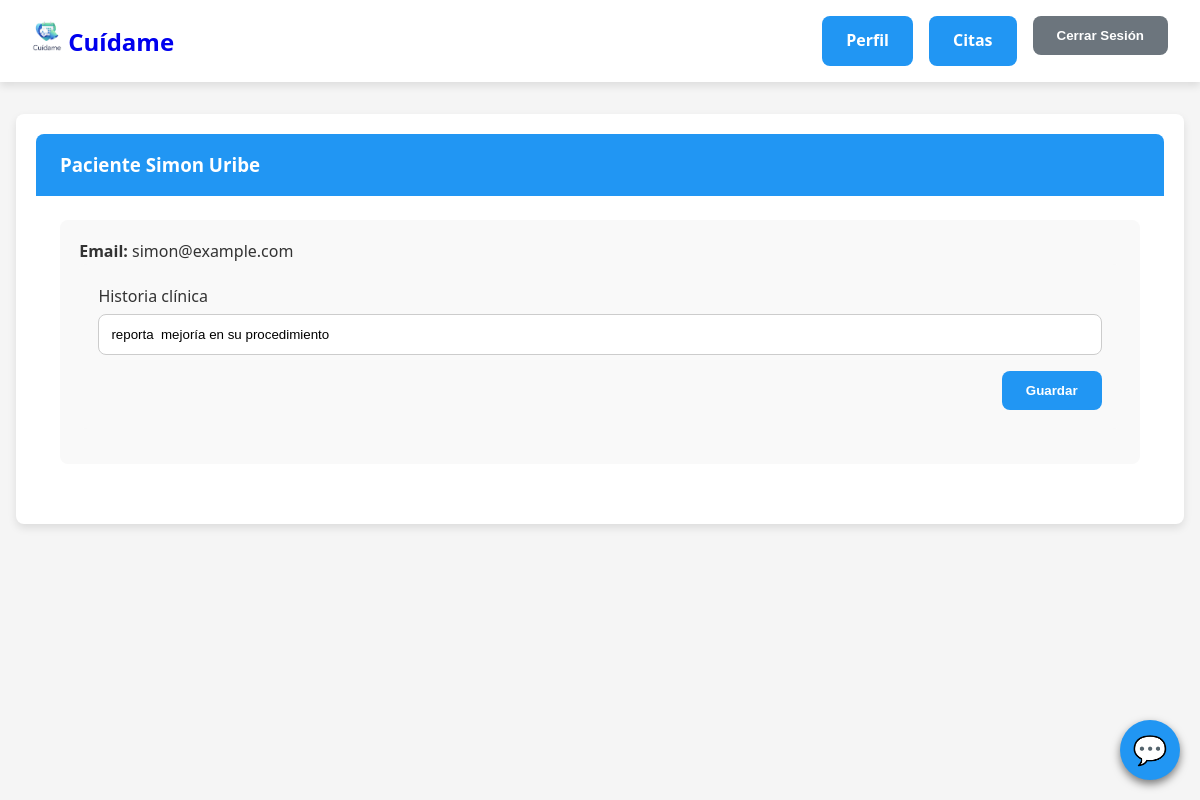
The app's page /dashboard/medico/paciente/1/ (signed in) with its own data.
### main/models.py (models this page shows, shortened)
class Paciente(models.Model):
    user = models.OneToOneField(User, on_delete=models.CASCADE)
    historial_medico = models.TextField(blank=True, null=True)

class User(AbstractUser):
    id_number = models.CharField(max_length=20, unique=True)
    phone_number = models.CharField(max_length=15, blank=True, null=True)
    address = models.CharField(max_length=255, blank=True, null=True)
    birth_date = models.DateField(blank=True, null=True)
    def is_paciente(self):
        return hasattr(self, 'paciente')
    def is_medico(self):
        return hasattr(self, 'medico')

### main/views.py (the view)
# urls.py: path('dashboard/medico/paciente/<int:paciente_id>/', detalle_paciente, name='detalle_paciente'),
@login_required
def detalle_paciente(request, paciente_id):
    if not hasattr(request.user, 'medico'):
        return redirect('dashboard_paciente')
    paciente = get_object_or_404(Paciente, id=paciente_id)
    metria = Metria.objects.filter(paciente=paciente).first()
    citas = Cita.objects.filter(
        paciente=paciente, medico=request.user.medico).order_by('fecha', 'hora')
    if request.method == "POST":
        form = PacienteEditForm(request.POST, instance=paciente)
        if form.is_valid():
            form.save()
            return redirect('detalle_paciente', paciente_id=paciente.id)
    else:
        form = PacienteEditForm(instance=paciente)
    context = {
        'paciente': paciente,
        'metria': metria,
        'citas': citas,
        'form': form,
    }
    return render(request, 'main/detalle_paciente.html', context)

### main/forms.py
class PacienteEditForm(forms.ModelForm):
    class Meta:
        model = Paciente
        fields = ['historial_medico']
        widgets = {
            'historial_medico': forms.TextInput(attrs={
                'class': 'form-control',
                'id': 'historiaInp',
                'placeholder': 'Escribe o edita la historia clínica...'
            })
        }

### main/templates/main/detalle_paciente.html (shortened to what this page needs)
{% extends 'base.html' %}
{% load static %}
{% block extra_css %}
<link rel="stylesheet" href="{% static 'css/dashboard_pacientes.css' %}">
{% endblock %}
{% block content %}
<div class="dashboard-container">
    <section class="dashboard-section">
        <div class="section-header">
            <h3>Paciente {{ paciente.user.get_full_name }}</h3>
        </div>
        <div class="section-content">
            <div class="info-card">
                <div class="profile-info">
                    <p><strong>Email:</strong> {{ paciente.user.email }}</p>
                </div>
                <div class="info-card">
                    <form action="{% url 'detalle_paciente' paciente.id %}" method="post" class="editar-historia">
                        <div class="form-group">
                            <label for="historiaInp">Historia clínica</label>
                            {{ form.historial_medico }}
                        </div>
                        <div class="action-buttons">
                            <button class="btn-primary" type="submit">Guardar</button>
                        </div>
                    </form>
                </div>
            </div>
        </div>
    </section>
</div>
{% endblock %}

### static/css/style.css (style rules this page uses)
:root { --primary-color: #2196F3; --secondary-color: #FF4081; --accent-color: #4CAF50; --background-color: #f5f5f5; --text-color: #333; --border-radius: 8px; --card-shadow: 0 4px 8px rgba(0,0,0,0.1); }
* { margin: 0; padding: 0; box-sizing: border-box; }
body { font-family: 'Segoe UI', Tahoma, Geneva, Verdana, sans-serif; background-color: var(--background-color); color: var(--text-color); line-height: 1.6; min-height: 100vh; }
button, .btn-primary, .btn-secondary, .btn-accent { padding: 0.75rem 1.5rem; border: none; border-radius: var(--border-radius); cursor: pointer; font-weight: bold; transition: background-color 0.2s; }
.btn-primary { background-color: var(--primary-color); color: white; }
input[type="text"], input[type="email"], input[type="password"], input[type="number"], input[type="date"], input[type="datetime-local"], select, textarea { width: 100%; padding: 0.75rem; margin-top: 5px; border: 1px solid #ccc; border-radius: var(--border-radius); }
.form-group { margin-bottom: 1rem; }
.dashboard-container { max-width: 1200px; margin: 20px auto; padding: 0 20px; }
section { background-color: white; padding: 20px; border-radius: var(--border-radius); box-shadow: 0 1px 3px rgba(0,0,0,0.1); margin-bottom: 20px; }

### static/css/dashboard_pacientes.css (style rules this page uses)
.dashboard-container { max-width: 1200px; margin: 2rem auto; padding: 0 1rem; }
.dashboard-section { background-color: white; border-radius: var(--border-radius); box-shadow: var(--card-shadow); margin-bottom: 2rem; overflow: hidden; }
.section-header { background-color: var(--primary-color); color: white; padding: 1rem 1.5rem; border-top-left-radius: var(--border-radius); border-top-right-radius: var(--border-radius); }
.section-header h2, .section-header h3 { margin: 0; font-weight: 600; }
.section-content { padding: 1.5rem; }
.info-card { background-color: #f9f9f9; border-radius: var(--border-radius); padding: 1.2rem; margin-bottom: 1rem; }
.action-buttons { display: flex; justify-content: flex-end; margin-top: 1rem; }
.action-buttons a, .action-buttons button { margin-left: 0.5rem; }

### records on screen
Paciente: user.get_full_name "Simon Uribe", user.email "simon@example.com", historial_medico "reporta mejoría en su procedimiento"
